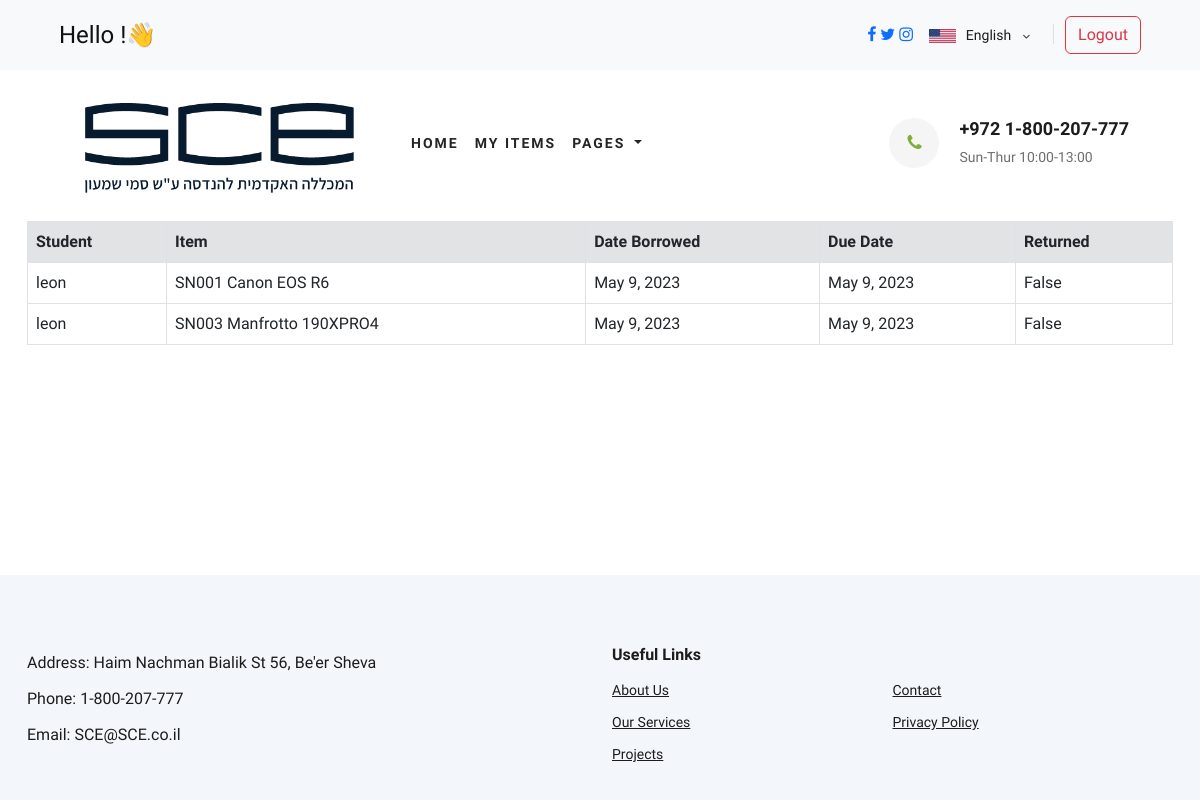
The page /overdue/ on the database as committed earlier.
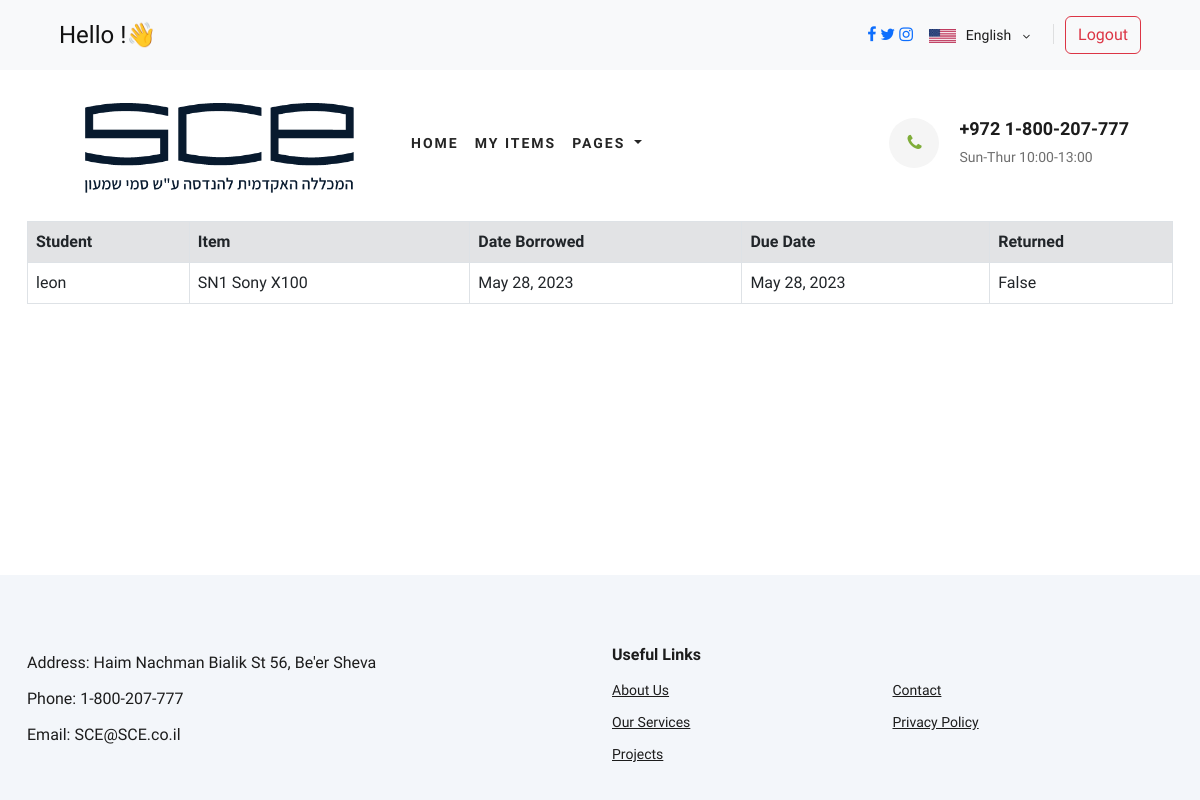
The same page on the database as committed later.
### database/models.py (models this page shows, shortened)
class Reservation(models.Model):
    student = models.ForeignKey('Student', on_delete=models.CASCADE)
    item = models.ForeignKey('Equipment', on_delete=models.CASCADE, related_name='item')
    date_from = models.DateField()
    date_to = models.DateField()
    id = models.AutoField(primary_key=True)
    returned = models.BooleanField(default=False)
    statuses = [('B', 'Borrowed'), ('Q', 'In queue'), ('M', 'malfunction'), ('A', 'Available'), ('W', 'Waiting')]
    status = models.CharField(max_length=100, choices=statuses, default=statuses[3])
    class Meta:
        unique_together = ('student', 'item', 'date_from', 'status')

class Student(models.Model):
    full_name = models.CharField(max_length=100)
    id = models.IntegerField(primary_key=True)
    email = models.EmailField(max_length=100)
    phone_number = models.IntegerField()
    password = models.CharField(max_length=100)
    def __str__(self):
        return self.full_name

class Equipment(models.Model):
    serial_number = models.CharField(max_length=100, primary_key=True)
    category = models.ForeignKey('Category', on_delete=models.CASCADE)
    brand = models.CharField(max_length=100)
    model = models.CharField(max_length=100)
    details = models.TextField(max_length=1000)
    image = models.ImageField(upload_to='equipment/', default='default.png')
    is_available = models.BooleanField(default=True)
    def __str__(self):
        return self.serial_number + " " + self.brand + " " + self.model
    class Meta:
        verbose_name_plural = "Equipment"

### main/views.py (the view)
# urls.py: path('overdue/', main.views.overdue, name='overdue'),
def overdue(request):
    today = date.today()
    reservations = Reservation.objects.filter(returned=False, date_to__lt=today)
    context = {'reservations': reservations}
    return render(request, 'overdue.html', context)

### main/processor.py (called while the page is built)
def index(request):
    if request.user.id is None:
        return dict()
    res = Reservation.objects.filter(date_to__lt=date.today(), returned=False)
    if request.user.username == "admin":
        return {'overdue': res.count(), "student": "admin"}
    student = Student.objects.get(email=request.user)
    return {'overdue': res.count(), "student": student}

### main/templates/overdue.html
{% extends 'base.html' %}
{% block content %}
<div class="container">
    <table class="table table-bordered">
        <thead class="thead-dark">
            <tr class="bg-secondary-subtle">
                <th>Student</th>
                <th>Item</th>
                <th>Date Borrowed</th>
                <th>Due Date</th>
                <th>Returned</th>
            </tr>
        </thead>
        <tbody>
            {% for reservation in reservations %}
            <tr>
                <td>{{ reservation.student }}</td>
                <td>{{ reservation.item }}</td>
                <td>{{ reservation.date_from }}</td>
                <td>{{ reservation.date_to }}</td>
                <td>{{ reservation.returned }}</td>
            </tr>
            {% empty %}
                <tr>
                    <td colspan="5" class="">No Overdue Items! 👍</td>
                </tr>
            {% endfor %}
        </tbody>
    </table>
</div>
{% endblock %}

Rows that differ between the two databases and show on the page:
removed Reservation: student "leon", item "SN001 Canon EOS R6", date_from "May 9, 2023", date_to "May 9, 2023", returned "False"
removed Reservation: student "leon", item "SN003 Manfrotto 190XPRO4", date_from "May 9, 2023", date_to "May 9, 2023", returned "False"
added Reservation: student "leon", item "SN1 Sony X100", date_from "May 28, 2023", date_to "May 28, 2023", returned "False"
